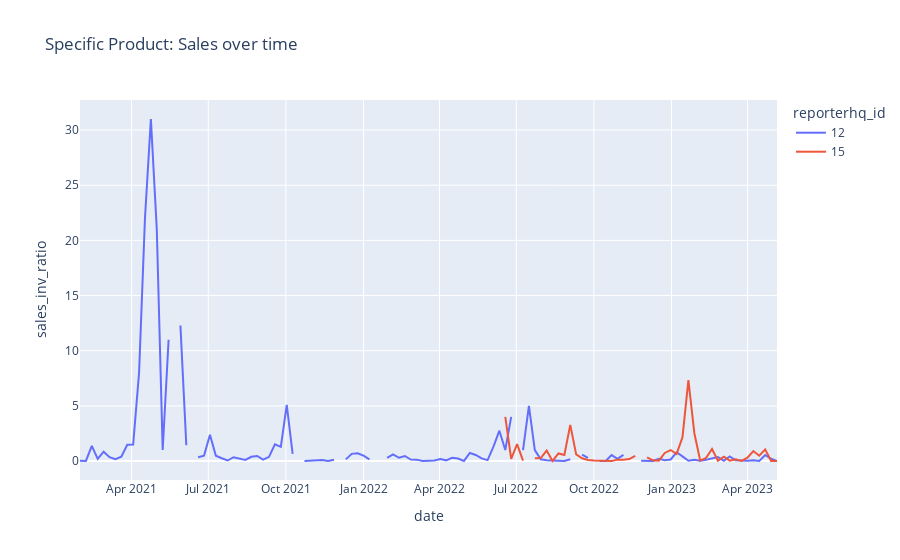

The notebook cell this image was saved under:
### Code cell
fig = px.line(
    df2.loc[df.product_number == 10857], 
    x = 'date', 
    y = 'sales_inv_ratio',
    color = 'reporterhq_id',
    title = 'Specific Product: Sales over time'
)

fig.show()
